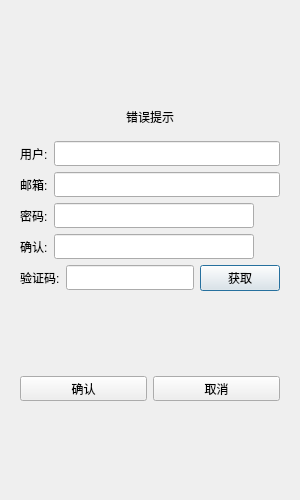
<?xml version="1.0" encoding="UTF-8"?>
<ui version="4.0">
 <class>RegisterDialog</class>
 <widget class="QDialog" name="RegisterDialog">
  <property name="geometry">
   <rect>
    <x>0</x>
    <y>0</y>
    <width>300</width>
    <height>500</height>
   </rect>
  </property>
  <property name="minimumSize">
   <size>
    <width>300</width>
    <height>500</height>
   </size>
  </property>
  <property name="maximumSize">
   <size>
    <width>300</width>
    <height>500</height>
   </size>
  </property>
  <property name="windowTitle">
   <string>Dialog</string>
  </property>
  <layout class="QVBoxLayout" name="verticalLayout_2">
   <item>
    <layout class="QVBoxLayout" name="verticalLayout">
     <item>
      <widget class="QStackedWidget" name="stackedWidget">
       <property name="currentIndex">
        <number>0</number>
       </property>
       <widget class="QWidget" name="page">
        <layout class="QVBoxLayout" name="verticalLayout_3">
         <item>
          <spacer name="verticalSpacer">
           <property name="orientation">
            <enum>Qt::Orientation::Vertical</enum>
           </property>
           <property name="sizeHint" stdset="0">
            <size>
             <width>20</width>
             <height>40</height>
            </size>
           </property>
          </spacer>
         </item>
         <item>
          <widget class="QWidget" name="widget" native="true">
           <layout class="QVBoxLayout" name="verticalLayout_4">
            <item>
             <widget class="QLabel" name="err_tip">
              <property name="text">
               <string>错误提示</string>
              </property>
              <property name="alignment">
               <set>Qt::AlignmentFlag::AlignCenter</set>
              </property>
             </widget>
            </item>
           </layout>
          </widget>
         </item>
         <item>
          <layout class="QHBoxLayout" name="horizontalLayout">
           <item>
            <widget class="QLabel" name="user_label">
             <property name="minimumSize">
              <size>
               <width>0</width>
               <height>25</height>
              </size>
             </property>
             <property name="maximumSize">
              <size>
               <width>16777215</width>
               <height>25</height>
              </size>
             </property>
             <property name="text">
              <string>用户:</string>
             </property>
            </widget>
           </item>
           <item>
            <widget class="QLineEdit" name="user_edit">
             <property name="minimumSize">
              <size>
               <width>0</width>
               <height>25</height>
              </size>
             </property>
             <property name="maximumSize">
              <size>
               <width>16777215</width>
               <height>25</height>
              </size>
             </property>
            </widget>
           </item>
          </layout>
         </item>
         <item>
          <layout class="QHBoxLayout" name="horizontalLayout_2">
           <item>
            <widget class="QLabel" name="email_label">
             <property name="minimumSize">
              <size>
               <width>0</width>
               <height>25</height>
              </size>
             </property>
             <property name="maximumSize">
              <size>
               <width>16777215</width>
               <height>25</height>
              </size>
             </property>
             <property name="text">
              <string>邮箱:</string>
             </property>
            </widget>
           </item>
           <item>
            <widget class="QLineEdit" name="email_edit">
             <property name="minimumSize">
              <size>
               <width>0</width>
               <height>25</height>
              </size>
             </property>
             <property name="maximumSize">
              <size>
               <width>16777215</width>
               <height>25</height>
              </size>
             </property>
            </widget>
           </item>
          </layout>
         </item>
         <item>
          <layout class="QHBoxLayout" name="horizontalLayout_3">
           <item>
            <widget class="QLabel" name="pass_label">
             <property name="minimumSize">
              <size>
               <width>0</width>
               <height>25</height>
              </size>
             </property>
             <property name="maximumSize">
              <size>
               <width>16777215</width>
               <height>25</height>
              </size>
             </property>
             <property name="text">
              <string>密码:</string>
             </property>
            </widget>
           </item>
           <item>
            <widget class="QLineEdit" name="pass_edit">
             <property name="minimumSize">
              <size>
               <width>0</width>
               <height>25</height>
              </size>
             </property>
             <property name="maximumSize">
              <size>
               <width>16777215</width>
               <height>25</height>
              </size>
             </property>
            </widget>
           </item>
           <item>
            <widget class="ClickedLabel" name="pass_visible">
             <property name="minimumSize">
              <size>
               <width>20</width>
               <height>20</height>
              </size>
             </property>
             <property name="maximumSize">
              <size>
               <width>20</width>
               <height>20</height>
              </size>
             </property>
             <property name="text">
              <string/>
             </property>
            </widget>
           </item>
          </layout>
         </item>
         <item>
          <layout class="QHBoxLayout" name="horizontalLayout_4">
           <item>
            <widget class="QLabel" name="confirm_label">
             <property name="minimumSize">
              <size>
               <width>0</width>
               <height>25</height>
              </size>
             </property>
             <property name="maximumSize">
              <size>
               <width>16777215</width>
               <height>25</height>
              </size>
             </property>
             <property name="text">
              <string>确认:</string>
             </property>
            </widget>
           </item>
           <item>
            <widget class="QLineEdit" name="confirm_edit">
             <property name="minimumSize">
              <size>
               <width>0</width>
               <height>25</height>
              </size>
             </property>
             <property name="maximumSize">
              <size>
               <width>16777215</width>
               <height>25</height>
              </size>
             </property>
            </widget>
           </item>
           <item>
            <widget class="ClickedLabel" name="confirm_visible">
             <property name="minimumSize">
              <size>
               <width>20</width>
               <height>20</height>
              </size>
             </property>
             <property name="maximumSize">
              <size>
               <width>20</width>
               <height>20</height>
              </size>
             </property>
             <property name="text">
              <string/>
             </property>
            </widget>
           </item>
          </layout>
         </item>
         <item>
          <layout class="QHBoxLayout" name="horizontalLayout_5">
           <item>
            <widget class="QLabel" name="varify_label">
             <property name="minimumSize">
              <size>
               <width>0</width>
               <height>25</height>
              </size>
             </property>
             <property name="maximumSize">
              <size>
               <width>16777215</width>
               <height>25</height>
              </size>
             </property>
             <property name="text">
              <string>验证码:</string>
             </property>
            </widget>
           </item>
           <item>
            <widget class="QLineEdit" name="varify_edit">
             <property name="minimumSize">
              <size>
               <width>0</width>
               <height>25</height>
              </size>
             </property>
             <property name="maximumSize">
              <size>
               <width>16777215</width>
               <height>25</height>
              </size>
             </property>
            </widget>
           </item>
           <item>
            <widget class="TimerBtn" name="get_code">
             <property name="text">
              <string>获取</string>
             </property>
            </widget>
           </item>
          </layout>
         </item>
         <item>
          <spacer name="verticalSpacer_3">
           <property name="orientation">
            <enum>Qt::Orientation::Vertical</enum>
           </property>
           <property name="sizeHint" stdset="0">
            <size>
             <width>20</width>
             <height>40</height>
            </size>
           </property>
          </spacer>
         </item>
         <item>
          <layout class="QHBoxLayout" name="horizontalLayout_6">
           <item>
            <widget class="QPushButton" name="sure_btn">
             <property name="minimumSize">
              <size>
               <width>0</width>
               <height>25</height>
              </size>
             </property>
             <property name="maximumSize">
              <size>
               <width>16777215</width>
               <height>25</height>
              </size>
             </property>
             <property name="text">
              <string>确认</string>
             </property>
            </widget>
           </item>
           <item>
            <widget class="QPushButton" name="cancel_btn">
             <property name="minimumSize">
              <size>
               <width>0</width>
               <height>25</height>
              </size>
             </property>
             <property name="maximumSize">
              <size>
               <width>16777215</width>
               <height>25</height>
              </size>
             </property>
             <property name="text">
              <string>取消</string>
             </property>
            </widget>
           </item>
          </layout>
         </item>
         <item>
          <spacer name="verticalSpacer_2">
           <property name="orientation">
            <enum>Qt::Orientation::Vertical</enum>
           </property>
           <property name="sizeHint" stdset="0">
            <size>
             <width>20</width>
             <height>40</height>
            </size>
           </property>
          </spacer>
         </item>
        </layout>
       </widget>
       <widget class="QWidget" name="page_2">
        <layout class="QVBoxLayout" name="verticalLayout_5">
         <item>
          <spacer name="verticalSpacer_4">
           <property name="orientation">
            <enum>Qt::Orientation::Vertical</enum>
           </property>
           <property name="sizeHint" stdset="0">
            <size>
             <width>20</width>
             <height>40</height>
            </size>
           </property>
          </spacer>
         </item>
         <item>
          <widget class="QLabel" name="tip_lb">
           <property name="text">
            <string>注册成功,5s后返回登录</string>
           </property>
           <property name="alignment">
            <set>Qt::AlignmentFlag::AlignCenter</set>
           </property>
          </widget>
         </item>
         <item>
          <widget class="QLabel" name="tip2_lb">
           <property name="text">
            <string>可点击返回按钮直接返回登陆界面</string>
           </property>
           <property name="alignment">
            <set>Qt::AlignmentFlag::AlignCenter</set>
           </property>
          </widget>
         </item>
         <item>
          <spacer name="verticalSpacer_5">
           <property name="orientation">
            <enum>Qt::Orientation::Vertical</enum>
           </property>
           <property name="sizeHint" stdset="0">
            <size>
             <width>20</width>
             <height>40</height>
            </size>
           </property>
          </spacer>
         </item>
         <item>
          <widget class="QWidget" name="widget_2" native="true">
           <layout class="QHBoxLayout" name="horizontalLayout_7">
            <item>
             <spacer name="horizontalSpacer">
              <property name="orientation">
               <enum>Qt::Orientation::Horizontal</enum>
              </property>
              <property name="sizeHint" stdset="0">
               <size>
                <width>40</width>
                <height>20</height>
               </size>
              </property>
             </spacer>
            </item>
            <item>
             <widget class="QPushButton" name="return_btn">
              <property name="minimumSize">
               <size>
                <width>0</width>
                <height>25</height>
               </size>
              </property>
              <property name="maximumSize">
               <size>
                <width>16777215</width>
                <height>25</height>
               </size>
              </property>
              <property name="text">
               <string>返回登录</string>
              </property>
             </widget>
            </item>
            <item>
             <spacer name="horizontalSpacer_2">
              <property name="orientation">
               <enum>Qt::Orientation::Horizontal</enum>
              </property>
              <property name="sizeHint" stdset="0">
               <size>
                <width>40</width>
                <height>20</height>
               </size>
              </property>
             </spacer>
            </item>
           </layout>
          </widget>
         </item>
         <item>
          <spacer name="verticalSpacer_7">
           <property name="orientation">
            <enum>Qt::Orientation::Vertical</enum>
           </property>
           <property name="sizeHint" stdset="0">
            <size>
             <width>20</width>
             <height>40</height>
            </size>
           </property>
          </spacer>
         </item>
        </layout>
       </widget>
      </widget>
     </item>
    </layout>
   </item>
  </layout>
 </widget>
 <customwidgets>
  <customwidget>
   <class>TimerBtn</class>
   <extends>QPushButton</extends>
   <header>timerbtn.h</header>
  </customwidget>
  <customwidget>
   <class>ClickedLabel</class>
   <extends>QLabel</extends>
   <header>clickedlabel.h</header>
  </customwidget>
 </customwidgets>
 <resources/>
 <connections/>
</ui>
